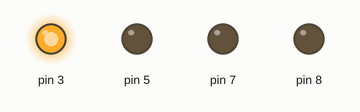
Simulated run of this program. Board: Raspberry Pi (header pin numbers). Shown: output pins drawn as LEDs (lit = HIGH). What the program prints to the terminal is not drawn. At 17.4 s the program stops and its outputs stay as they are.

Above: at 0.1 s.
At 1.2 s:
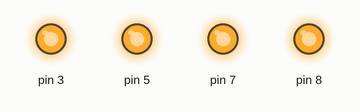
At 2.3 s:
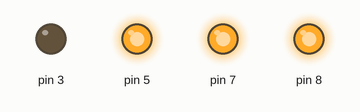
At 3.3 s:
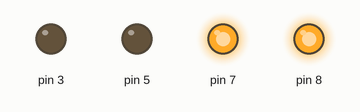
At 4.3 s:
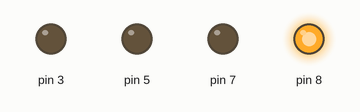
At 5.3 s:
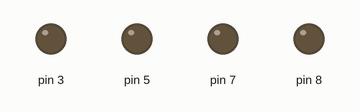
Timing chart, 0 to 7.5 s (numbered marks = the images above):
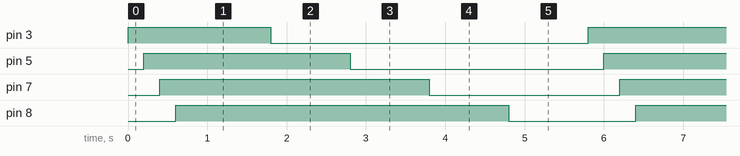

Measured:
- by itself, pin 3: alternates HIGH for 1.8 s and LOW for 4.0 s
- by itself, pin 5: alternates HIGH for 2.6 s and LOW for 3.2 s
- by itself, pin 7: alternates HIGH for 3.4 s and LOW for 2.4 s
- by itself, pin 8: alternates HIGH for 4.2 s and LOW for 1.6 s

The program:

p1.py
```python
import RPi.GPIO as GPIO
import time

GPIO.setmode(GPIO.BOARD)
GPIO.setup(3,GPIO.OUT)
GPIO.setup(5,GPIO.OUT)
GPIO.setup(7,GPIO.OUT)
GPIO.setup(8,GPIO.OUT)

for i in range(3):
	GPIO.output(3, True)
	time.sleep(0.2)
	GPIO.output(5, True)
	time.sleep(0.2)
	GPIO.output(7, True)
	time.sleep(0.2)
	GPIO.output(8, True)
	time.sleep(0.2)

	time.sleep(1)
	GPIO.output(3, False)
	time.sleep(1)
	GPIO.output(5, False)
	time.sleep(1)
	GPIO.output(7, False)
	time.sleep(1)
	GPIO.output(8, False)
	time.sleep(1)

print("Done")
GPIO.cleanup()
```
